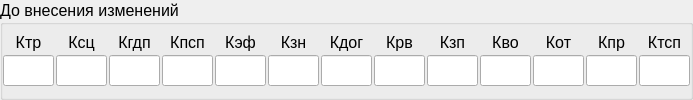
    <widget class="QGroupBox" name="groupBox">
     <property name="font">
      <font>
       <pointsize>12</pointsize>
      </font>
     </property>
     <property name="title">
      <string>До внесения изменений</string>
     </property>
     <layout class="QVBoxLayout" name="verticalLayout_29">
      <property name="spacing">
       <number>6</number>
      </property>
      <property name="leftMargin">
       <number>0</number>
      </property>
      <property name="topMargin">
       <number>0</number>
      </property>
      <property name="rightMargin">
       <number>0</number>
      </property>
      <property name="bottomMargin">
       <number>6</number>
      </property>
      <item>
       <layout class="QHBoxLayout" name="horizontalLayout">
        <property name="spacing">
         <number>2</number>
        </property>
        <item>
         <layout class="QVBoxLayout" name="verticalLayout">
          <property name="spacing">
           <number>0</number>
          </property>
          <item>
           <widget class="QLabel" name="lbl_1">
            <property name="minimumSize">
             <size>
              <width>51</width>
              <height>26</height>
             </size>
            </property>
            <property name="maximumSize">
             <size>
              <width>51</width>
              <height>26</height>
             </size>
            </property>
            <property name="font">
             <font>
              <pointsize>12</pointsize>
             </font>
            </property>
            <property name="layoutDirection">
             <enum>Qt::LeftToRight</enum>
            </property>
            <property name="text">
             <string>Ктр</string>
            </property>
            <property name="alignment">
             <set>Qt::AlignCenter</set>
            </property>
           </widget>
          </item>
          <item>
           <widget class="QLineEdit" name="ktr">
            <property name="minimumSize">
             <size>
              <width>51</width>
              <height>31</height>
             </size>
            </property>
            <property name="maximumSize">
             <size>
              <width>51</width>
              <height>31</height>
             </size>
            </property>
            <property name="font">
             <font>
              <pointsize>12</pointsize>
             </font>
            </property>
            <property name="text">
             <string/>
            </property>
            <property name="readOnly">
             <bool>true</bool>
            </property>
           </widget>
          </item>
         </layout>
        </item>
        <item>
         <layout class="QVBoxLayout" name="verticalLayout_2">
          <property name="spacing">
           <number>0</number>
          </property>
          <item>
           <widget class="QLabel" name="lbl_2">
            <property name="minimumSize">
             <size>
              <width>51</width>
              <height>26</height>
             </size>
            </property>
            <property name="maximumSize">
             <size>
              <width>51</width>
              <height>26</height>
             </size>
            </property>
            <property name="font">
             <font>
              <pointsize>12</pointsize>
             </font>
            </property>
            <property name="layoutDirection">
             <enum>Qt::LeftToRight</enum>
            </property>
            <property name="text">
             <string>Ксц</string>
            </property>
            <property name="alignment">
             <set>Qt::AlignCenter</set>
            </property>
           </widget>
          </item>
          <item>
           <widget class="QLineEdit" name="ksc">
            <property name="minimumSize">
             <size>
              <width>51</width>
              <height>31</height>
             </size>
            </property>
            <property name="maximumSize">
             <size>
              <width>51</width>
              <height>31</height>
             </size>
            </property>
            <property name="font">
             <font>
              <pointsize>12</pointsize>
             </font>
            </property>
            <property name="text">
             <string/>
            </property>
            <property name="readOnly">
             <bool>true</bool>
            </property>
           </widget>
          </item>
         </layout>
        </item>
        <item>
         <layout class="QVBoxLayout" name="verticalLayout_3">
          <property name="spacing">
           <number>0</number>
          </property>
          <item>
           <widget class="QLabel" name="lbl_3">
            <property name="minimumSize">
             <size>
              <width>51</width>
              <height>26</height>
             </size>
            </property>
            <property name="maximumSize">
             <size>
              <width>51</width>
              <height>26</height>
             </size>
            </property>
            <property name="font">
             <font>
              <pointsize>12</pointsize>
             </font>
            </property>
            <property name="layoutDirection">
             <enum>Qt::LeftToRight</enum>
            </property>
            <property name="text">
             <string>Кгдп</string>
            </property>
            <property name="alignment">
             <set>Qt::AlignCenter</set>
            </property>
           </widget>
          </item>
          <item>
           <widget class="QLineEdit" name="kgdp">
            <property name="minimumSize">
             <size>
              <width>51</width>
              <height>31</height>
             </size>
            </property>
            <property name="maximumSize">
             <size>
              <width>51</width>
              <height>31</height>
             </size>
            </property>
            <property name="font">
             <font>
              <pointsize>12</pointsize>
             </font>
            </property>
            <property name="text">
             <string/>
            </property>
            <property name="readOnly">
             <bool>true</bool>
            </property>
           </widget>
          </item>
         </layout>
        </item>
        <item>
         <layout class="QVBoxLayout" name="verticalLayout_4">
          <property name="spacing">
           <number>0</number>
          </property>
          <item>
           <widget class="QLabel" name="lbl_4">
            <property name="minimumSize">
             <size>
              <width>51</width>
              <height>26</height>
             </size>
            </property>
            <property name="maximumSize">
             <size>
              <width>51</width>
              <height>26</height>
             </size>
            </property>
            <property name="font">
             <font>
              <pointsize>12</pointsize>
             </font>
            </property>
            <property name="layoutDirection">
             <enum>Qt::LeftToRight</enum>
            </property>
            <property name="text">
             <string>Кпсп</string>
            </property>
            <property name="alignment">
             <set>Qt::AlignCenter</set>
            </property>
           </widget>
          </item>
          <item>
           <widget class="QLineEdit" name="kpsp">
            <property name="minimumSize">
             <size>
              <width>51</width>
              <height>31</height>
             </size>
            </property>
            <property name="maximumSize">
             <size>
              <width>51</width>
              <height>31</height>
             </size>
            </property>
            <property name="font">
             <font>
              <pointsize>12</pointsize>
             </font>
            </property>
            <property name="text">
             <string/>
            </property>
            <property name="readOnly">
             <bool>true</bool>
            </property>
           </widget>
          </item>
         </layout>
        </item>
        <item>
         <layout class="QVBoxLayout" name="verticalLayout_5">
          <property name="spacing">
           <number>0</number>
          </property>
          <item>
           <widget class="QLabel" name="lbl_5">
            <property name="minimumSize">
             <size>
              <width>51</width>
              <height>26</height>
             </size>
            </property>
            <property name="maximumSize">
             <size>
              <width>51</width>
              <height>26</height>
             </size>
            </property>
            <property name="font">
             <font>
              <pointsize>12</pointsize>
             </font>
            </property>
            <property name="layoutDirection">
             <enum>Qt::LeftToRight</enum>
            </property>
            <property name="text">
             <string>Кэф</string>
            </property>
            <property name="alignment">
             <set>Qt::AlignCenter</set>
            </property>
           </widget>
          </item>
          <item>
           <widget class="QLineEdit" name="kef_2">
            <property name="minimumSize">
             <size>
              <width>51</width>
              <height>31</height>
             </size>
            </property>
            <property name="maximumSize">
             <size>
              <width>51</width>
              <height>31</height>
             </size>
            </property>
            <property name="font">
             <font>
              <pointsize>12</pointsize>
             </font>
            </property>
            <property name="text">
             <string/>
            </property>
            <property name="readOnly">
             <bool>true</bool>
            </property>
           </widget>
          </item>
         </layout>
        </item>
        <item>
         <layout class="QVBoxLayout" name="verticalLayout_6">
          <property name="spacing">
           <number>0</number>
          </property>
          <item>
           <widget class="QLabel" name="lbl_6">
            <property name="minimumSize">
             <size>
              <width>51</width>
              <height>26</height>
             </size>
            </property>
            <property name="maximumSize">
             <size>
              <width>51</width>
              <height>26</height>
             </size>
            </property>
            <property name="font">
             <font>
              <pointsize>12</pointsize>
             </font>
            </property>
            <property name="layoutDirection">
             <enum>Qt::LeftToRight</enum>
            </property>
            <property name="text">
             <string>Кзн</string>
            </property>
            <property name="alignment">
             <set>Qt::AlignCenter</set>
            </property>
           </widget>
          </item>
          <item>
           <widget class="QLineEdit" name="kzn">
            <property name="minimumSize">
             <size>
              <width>51</width>
              <height>31</height>
             </size>
            </property>
            <property name="maximumSize">
             <size>
              <width>51</width>
              <height>31</height>
             </size>
            </property>
            <property name="font">
             <font>
              <pointsize>12</pointsize>
             </font>
            </property>
            <property name="text">
             <string/>
            </property>
            <property name="readOnly">
             <bool>true</bool>
            </property>
           </widget>
          </item>
         </layout>
        </item>
        <item>
         <layout class="QVBoxLayout" name="verticalLayout_7">
          <property name="spacing">
           <number>0</number>
          </property>
          <item>
           <widget class="QLabel" name="lbl_7">
            <property name="minimumSize">
             <size>
              <width>51</width>
              <height>26</height>
             </size>
            </property>
            <property name="maximumSize">
             <size>
              <width>51</width>
              <height>26</height>
             </size>
            </property>
            <property name="font">
             <font>
              <pointsize>12</pointsize>
             </font>
            </property>
            <property name="layoutDirection">
             <enum>Qt::LeftToRight</enum>
            </property>
            <property name="text">
             <string>Кдог</string>
            </property>
            <property name="alignment">
             <set>Qt::AlignCenter</set>
            </property>
           </widget>
          </item>
          <item>
           <widget class="QLineEdit" name="kdog">
            <property name="minimumSize">
             <size>
              <width>51</width>
              <height>31</height>
             </size>
            </property>
            <property name="maximumSize">
             <size>
              <width>51</width>
              <height>31</height>
             </size>
            </property>
            <property name="font">
             <font>
              <pointsize>12</pointsize>
             </font>
            </property>
            <property name="text">
             <string/>
            </property>
            <property name="readOnly">
             <bool>true</bool>
            </property>
           </widget>
          </item>
         </layout>
        </item>
        <item>
         <layout class="QVBoxLayout" name="verticalLayout_8">
          <property name="spacing">
           <number>0</number>
          </property>
          <item>
           <widget class="QLabel" name="lbl_8">
            <property name="minimumSize">
             <size>
              <width>51</width>
              <height>26</height>
             </size>
            </property>
            <property name="maximumSize">
             <size>
              <width>51</width>
              <height>26</height>
             </size>
            </property>
            <property name="font">
             <font>
              <pointsize>12</pointsize>
             </font>
            </property>
            <property name="layoutDirection">
             <enum>Qt::LeftToRight</enum>
            </property>
            <property name="text">
             <string>Крв</string>
            </property>
            <property name="alignment">
             <set>Qt::AlignCenter</set>
            </property>
           </widget>
          </item>
          <item>
           <widget class="QLineEdit" name="krv">
            <property name="minimumSize">
             <size>
              <width>51</width>
              <height>31</height>
             </size>
            </property>
            <property name="maximumSize">
             <size>
              <width>51</width>
              <height>31</height>
             </size>
            </property>
            <property name="font">
             <font>
              <pointsize>12</pointsize>
             </font>
            </property>
            <property name="text">
             <string/>
            </property>
            <property name="readOnly">
             <bool>true</bool>
            </property>
           </widget>
          </item>
         </layout>
        </item>
        <item>
         <layout class="QVBoxLayout" name="verticalLayout_9">
          <property name="spacing">
           <number>0</number>
          </property>
          <item>
           <widget class="QLabel" name="lbl_9">
            <property name="minimumSize">
             <size>
              <width>51</width>
              <height>26</height>
             </size>
            </property>
            <property name="maximumSize">
             <size>
              <width>51</width>
              <height>26</height>
             </size>
            </property>
            <property name="font">
             <font>
              <pointsize>12</pointsize>
             </font>
            </property>
            <property name="layoutDirection">
             <enum>Qt::LeftToRight</enum>
            </property>
            <property name="text">
             <string>Кзп</string>
            </property>
            <property name="alignment">
             <set>Qt::AlignCenter</set>
            </property>
           </widget>
          </item>
          <item>
           <widget class="QLineEdit" name="kzp">
            <property name="minimumSize">
             <size>
              <width>51</width>
              <height>31</height>
             </size>
            </property>
            <property name="maximumSize">
             <size>
              <width>51</width>
              <height>31</height>
             </size>
            </property>
            <property name="font">
             <font>
              <pointsize>12</pointsize>
             </font>
            </property>
            <property name="text">
             <string/>
            </property>
            <property name="readOnly">
             <bool>true</bool>
            </property>
           </widget>
          </item>
         </layout>
        </item>
        <item>
         <layout class="QVBoxLayout" name="verticalLayout_10">
          <property name="spacing">
           <number>0</number>
          </property>
          <item>
           <widget class="QLabel" name="lbl_10">
            <property name="minimumSize">
             <size>
              <width>51</width>
              <height>26</height>
             </size>
            </property>
            <property name="maximumSize">
             <size>
              <width>51</width>
              <height>26</height>
             </size>
            </property>
            <property name="font">
             <font>
              <pointsize>12</pointsize>
             </font>
            </property>
            <property name="layoutDirection">
             <enum>Qt::LeftToRight</enum>
            </property>
            <property name="text">
             <string>Кво</string>
            </property>
            <property name="alignment">
             <set>Qt::AlignCenter</set>
            </property>
           </widget>
          </item>
          <item>
           <widget class="QLineEdit" name="kvo">
            <property name="minimumSize">
             <size>
              <width>51</width>
              <height>31</height>
             </size>
            </property>
            <property name="maximumSize">
             <size>
              <width>51</width>
              <height>31</height>
             </size>
            </property>
            <property name="font">
             <font>
              <pointsize>12</pointsize>
             </font>
            </property>
            <property name="text">
             <string/>
            </property>
            <property name="readOnly">
             <bool>true</bool>
            </property>
           </widget>
          </item>
         </layout>
        </item>
        <item>
         <layout class="QVBoxLayout" name="verticalLayout_11">
          <property name="spacing">
           <number>0</number>
          </property>
          <item>
           <widget class="QLabel" name="lbl_11">
            <property name="minimumSize">
             <size>
              <width>51</width>
              <height>26</height>
             </size>
            </property>
            <property name="maximumSize">
             <size>
              <width>51</width>
              <height>26</height>
             </size>
            </property>
            <property name="font">
             <font>
              <pointsize>12</pointsize>
             </font>
            </property>
            <property name="layoutDirection">
             <enum>Qt::LeftToRight</enum>
            </property>
            <property name="text">
             <string>Кот</string>
            </property>
            <property name="alignment">
             <set>Qt::AlignCenter</set>
            </property>
           </widget>
          </item>
          <item>
           <widget class="QLineEdit" name="kot">
            <property name="minimumSize">
             <size>
              <width>51</width>
              <height>31</height>
             </size>
            </property>
            <property name="maximumSize">
             <size>
              <width>51</width>
              <height>31</height>
             </size>
            </property>
            <property name="font">
             <font>
              <pointsize>12</pointsize>
             </font>
            </property>
            <property name="text">
             <string/>
            </property>
            <property name="readOnly">
             <bool>true</bool>
            </property>
           </widget>
          </item>
         </layout>
        </item>
        <item>
         <layout class="QVBoxLayout" name="verticalLayout_12">
          <property name="spacing">
           <number>0</number>
          </property>
          <item>
           <widget class="QLabel" name="lbl_12">
            <property name="minimumSize">
             <size>
              <width>51</width>
              <height>26</height>
             </size>
            </property>
            <property name="maximumSize">
             <size>
              <width>51</width>
              <height>26</height>
             </size>
            </property>
            <property name="font">
             <font>
              <pointsize>12</pointsize>
             </font>
            </property>
            <property name="layoutDirection">
             <enum>Qt::LeftToRight</enum>
            </property>
            <property name="text">
             <string>Кпр</string>
            </property>
            <property name="alignment">
             <set>Qt::AlignCenter</set>
            </property>
           </widget>
          </item>
          <item>
           <widget class="QLineEdit" name="kpr">
            <property name="minimumSize">
             <size>
              <width>51</width>
              <height>31</height>
             </size>
            </property>
            <property name="maximumSize">
             <size>
              <width>51</width>
              <height>31</height>
             </size>
            </property>
            <property name="font">
             <font>
              <pointsize>12</pointsize>
             </font>
            </property>
            <property name="text">
             <string/>
            </property>
            <property name="readOnly">
             <bool>true</bool>
            </property>
           </widget>
          </item>
         </layout>
        </item>
        <item>
         <layout class="QVBoxLayout" name="verticalLayout_13">
          <property name="spacing">
           <number>0</number>
          </property>
          <item>
           <widget class="QLabel" name="lbl_13">
            <property name="minimumSize">
             <size>
              <width>51</width>
              <height>26</height>
             </size>
            </property>
            <property name="maximumSize">
             <size>
              <width>51</width>
              <height>26</height>
             </size>
            </property>
            <property name="font">
             <font>
              <pointsize>12</pointsize>
             </font>
            </property>
            <property name="layoutDirection">
             <enum>Qt::LeftToRight</enum>
            </property>
            <property name="text">
             <string>Ктсп</string>
            </property>
            <property name="alignment">
             <set>Qt::AlignCenter</set>
            </property>
           </widget>
          </item>
          <item>
           <widget class="QLineEdit" name="ktsp">
            <property name="minimumSize">
             <size>
              <width>51</width>
              <height>31</height>
             </size>
            </property>
            <property name="maximumSize">
             <size>
              <width>51</width>
              <height>31</height>
             </size>
            </property>
            <property name="font">
             <font>
              <pointsize>12</pointsize>
             </font>
            </property>
            <property name="text">
             <string/>
            </property>
            <property name="readOnly">
             <bool>true</bool>
            </property>
           </widget>
          </item>
         </layout>
        </item>
       </layout>
      </item>
     </layout>
    </widget>
